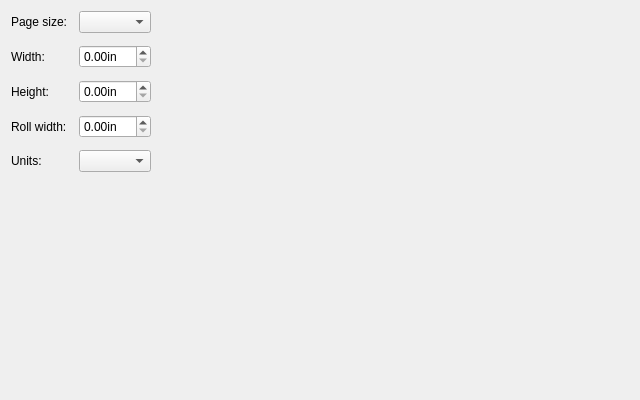
<?xml version="1.0" encoding="UTF-8"?>
<ui version="4.0">
 <class>TemplateDesignerPageSizePage</class>
 <widget class="QWidget" name="TemplateDesignerPageSizePage">
  <property name="geometry">
   <rect>
    <x>0</x>
    <y>0</y>
    <width>640</width>
    <height>400</height>
   </rect>
  </property>
  <property name="sizePolicy">
   <sizepolicy hsizetype="Minimum" vsizetype="Minimum">
    <horstretch>0</horstretch>
    <verstretch>0</verstretch>
   </sizepolicy>
  </property>
  <property name="minimumSize">
   <size>
    <width>640</width>
    <height>400</height>
   </size>
  </property>
  <property name="windowTitle">
   <string notr="true">Form</string>
  </property>
  <layout class="QGridLayout" name="gridLayout_3">
   <item row="1" column="0">
    <spacer name="verticalSpacer">
     <property name="orientation">
      <enum>Qt::Vertical</enum>
     </property>
     <property name="sizeHint" stdset="0">
      <size>
       <width>20</width>
       <height>173</height>
      </size>
     </property>
    </spacer>
   </item>
   <item row="0" column="1">
    <spacer name="horizontalSpacer">
     <property name="orientation">
      <enum>Qt::Horizontal</enum>
     </property>
     <property name="sizeHint" stdset="0">
      <size>
       <width>182</width>
       <height>20</height>
      </size>
     </property>
    </spacer>
   </item>
   <item row="0" column="0">
    <layout class="QHBoxLayout" name="horizontalLayout">
     <property name="spacing">
      <number>12</number>
     </property>
     <item>
      <layout class="QGridLayout" name="gridLayout">
       <item row="2" column="1">
        <widget class="QDoubleSpinBox" name="hSpin">
         <property name="accelerated">
          <bool>true</bool>
         </property>
         <property name="suffix">
          <string notr="true">in</string>
         </property>
        </widget>
       </item>
       <item row="3" column="0">
        <widget class="QLabel" name="rollWLabel">
         <property name="text">
          <string>Roll width:</string>
         </property>
        </widget>
       </item>
       <item row="2" column="0">
        <widget class="QLabel" name="hLabel">
         <property name="text">
          <string>Height:</string>
         </property>
        </widget>
       </item>
       <item row="0" column="1">
        <widget class="QComboBox" name="pageSizeCombo"/>
       </item>
       <item row="1" column="0">
        <widget class="QLabel" name="wLabel">
         <property name="text">
          <string>Width:</string>
         </property>
        </widget>
       </item>
       <item row="3" column="1">
        <widget class="QDoubleSpinBox" name="rollWSpin">
         <property name="suffix">
          <string notr="true">in</string>
         </property>
        </widget>
       </item>
       <item row="1" column="1">
        <widget class="QDoubleSpinBox" name="wSpin">
         <property name="sizePolicy">
          <sizepolicy hsizetype="Minimum" vsizetype="Fixed">
           <horstretch>0</horstretch>
           <verstretch>0</verstretch>
          </sizepolicy>
         </property>
         <property name="accelerated">
          <bool>true</bool>
         </property>
         <property name="suffix">
          <string notr="true">in</string>
         </property>
        </widget>
       </item>
       <item row="4" column="0">
        <widget class="QLabel" name="unitsLabel">
         <property name="text">
          <string>Units:</string>
         </property>
        </widget>
       </item>
       <item row="4" column="1">
        <widget class="QComboBox" name="unitsCombo"/>
       </item>
       <item row="0" column="0">
        <widget class="QLabel" name="label">
         <property name="text">
          <string>Page size:</string>
         </property>
        </widget>
       </item>
      </layout>
     </item>
    </layout>
   </item>
  </layout>
 </widget>
 <tabstops>
  <tabstop>pageSizeCombo</tabstop>
  <tabstop>wSpin</tabstop>
  <tabstop>hSpin</tabstop>
  <tabstop>rollWSpin</tabstop>
  <tabstop>unitsCombo</tabstop>
 </tabstops>
 <resources/>
 <connections/>
</ui>
